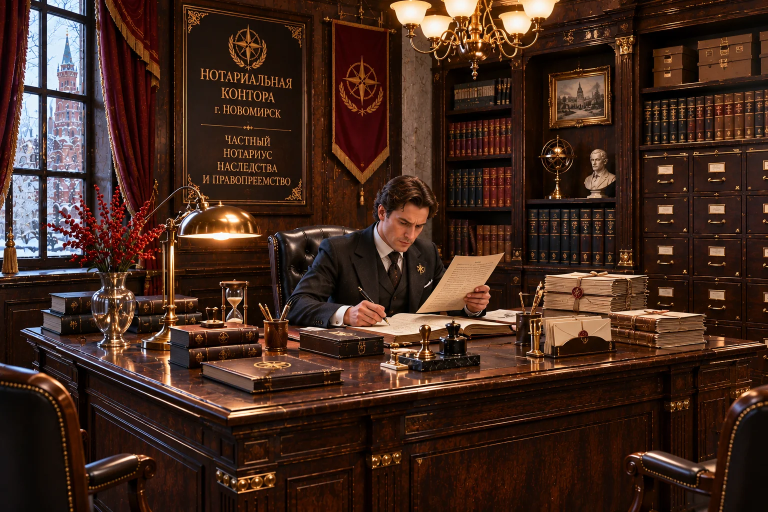
#> input picture images/Sovarka/Novomirsk/Novomirsk_notaire_successions.webp, 1536 x 1024 px, found by its file name (shown at 1/2 size); its folder holds 2 pictures in this run
$ python recadrer-portraits-notaire-novomirsk-20261113.py
#> lines starting #> are read from the running program, lines starting #| are printed output that depends on the picture
#!/usr/bin/env python3
"""Extraire les portraits directement des décors existants, sans génération IA.
Les coordonnées sont déduites du diagnostic OpenCV (scènes 1536x1024).
Klara conserve son portrait existant issu du décor d'accueil.
"""
from pathlib import Path
from PIL import Image
import json

root=Path('images/Sovarka/Novomirsk')
# Rectangle du visage (x,y,largeur,hauteur) détecté dans la scène originale.
# La sélection centrale correspond au personnage mis en avant dans sa salle.
visages={
  'successions': (658,322,127,127),
  'cessions_entreprises': (775,403,77,77),
  'archives': (814,316,221,221),
}
resultats=[]
for suffixe,(x,y,wf,hf) in visages.items():
    source=root/('Novomirsk_notaire_'+suffixe+'.webp')
    dest=root/('Novomirsk_notaire_'+suffixe+'_portrait.webp')
    assert source.is_file(),source
    assert not dest.exists(),dest
    with Image.open(source) as raw:
#> raw is the input picture: PIL image 1536x1024 RGB; mean R, G, B 66.9, 41.6, 30.7
        img=raw.convert('RGB')
        w,h=img.size
#> w = 1536; h = 1024
        assert (w,h)==(1536,1024),(source,w,h)
        # Cadrage visage + buste, avec garde-fous sur les bords.
        cx=x+wf/2
        cy=y+hf/2+hf*.60
        cote=min(max(wf*2.8,hf*2.8,260),min(w,h))
#> cote = 355.6
        gauche=max(0,min(w-cote,cx-cote/2))
#> gauche = 543.7
        haut=max(0,min(h-cote,cy-cote/2))
#> haut = 283.9
        portrait=img.crop((int(gauche),int(haut),int(gauche+cote),int(haut+cote)))
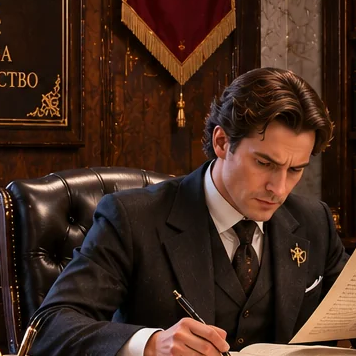
#> portrait: PIL image 356x356 RGB; mean R, G, B 67.6, 42, 30.1
        portrait=portrait.resize((512,512),Image.Resampling.LANCZOS)
#> portrait: PIL image 512x512 RGB
        portrait.save(dest,'WEBP',quality=86,method=6)
    with Image.open(dest) as verification:
#> (the run stopped early here; a loop or call above may not have finished)
